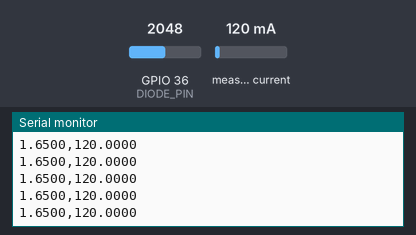
Bench run of a sketch on a simulated ESP32. Shown: the last lines printed to the serial monitor. The inputs (shaded band) are chosen by the test bench; at power-on: measured current 120 mA, GPIO 36 (DIODE_PIN) = 2048 (analog values on the 0–4095 scale).

Above: at 1.2 s.
1.3 s: measured current set to 40 mA
At 1.34 s:
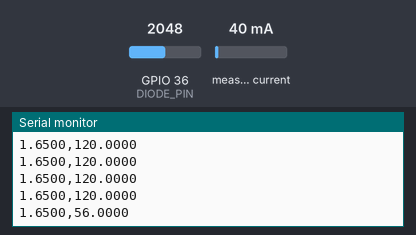
2.8 s: GPIO 36 (DIODE_PIN) set to 2866
At 2.83 s:
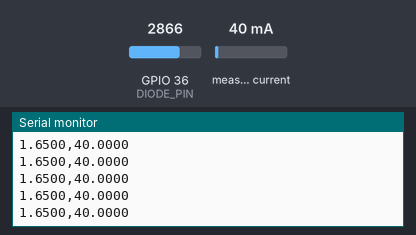
4.3 s: measured current set to 500 mA
At 4.31 s:
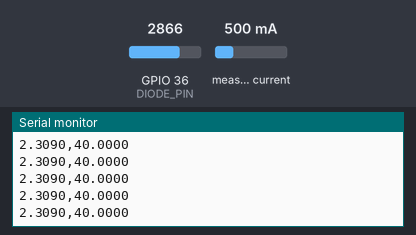
5.8 s: GPIO 36 (DIODE_PIN) set to 3603
At 5.83 s:
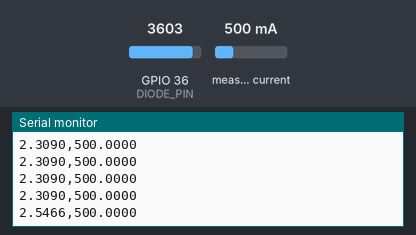
Timing chart, 0 to 8.3 s (numbered marks = the images above; inputs shaded):
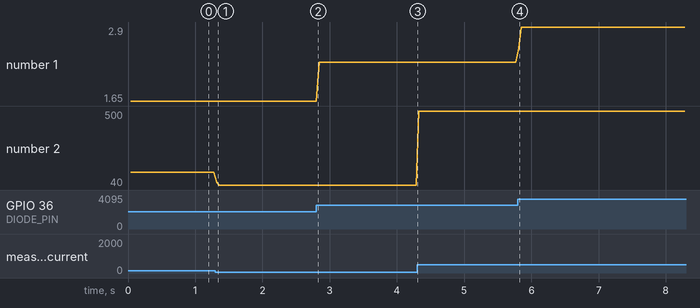

Measured:
- after the input at 1.3 s, the serial monitor: prints a new line at once (image 1)
- after the input at 5.8 s, the serial monitor: prints a new line at once (image 4)
- plotted number 1: 1.65 → 2.31 after the input at 2.8 s, 2.31 → 2.9 after the input at 5.8 s
- plotted number 2: 120 → 40 after the input at 1.3 s, 40 → 500 after the input at 4.3 s

The sketch:

semiconductor_iv_tracer.ino
```cpp
#include <Wire.h>
#include <Adafruit_MCP4725.h>
#include <Adafruit_INA219.h>

Adafruit_MCP4725 dac;
Adafruit_INA219 ina219;

const int DIODE_PIN = 36;   // VP

void setup() {
  Serial.begin(115200);
  Wire.begin(21, 22);
  dac.begin(0x60);
  ina219.begin();
  analogReadResolution(12);
}

void loop() {
  for (int step = 0; step <= 4095; step += 16) {
    dac.setVoltage(step, false);
    delay(20);

    float v_sum = 0;
    float i_sum = 0;

    for (int k = 0; k < 5; k++) {
      v_sum += analogReadMilliVolts(DIODE_PIN) / 1000.0;
      i_sum += ina219.getCurrent_mA();
      delay(2);
    }

    float v = v_sum / 5.0;
    float i = i_sum / 5.0;

    Serial.printf("%.4f,%.4f\n", v, i);
  }

  delay(2000);
}
```
